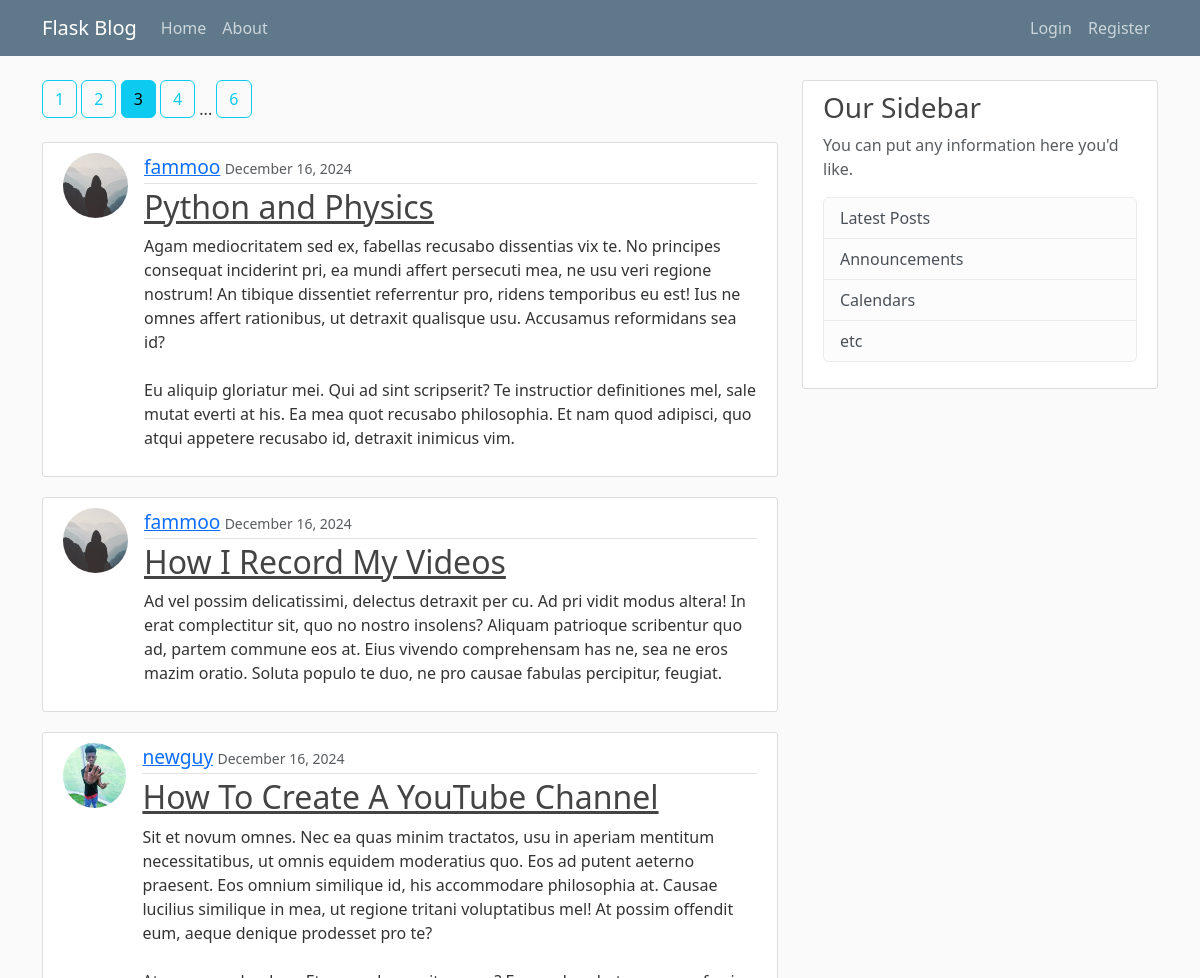
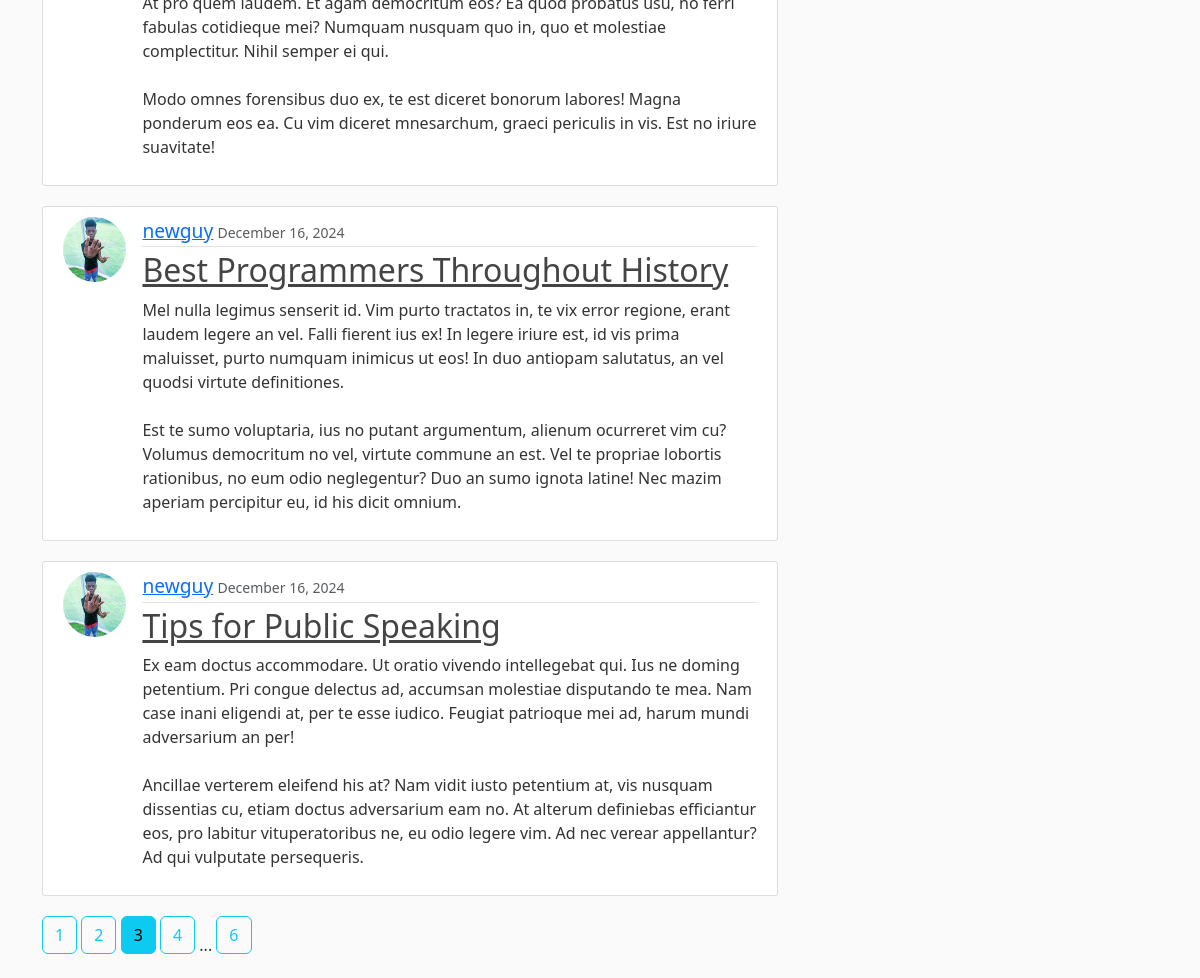
Screenshot of /home?page=3 with the database file from the repository (2 pictures, top to bottom).
### flaskblog/posts/models.py (models this page shows, shortened)
class Post(db.Model):
    __tablename__ = 'post'
    id = db.Column(db.Integer, primary_key=True)
    title = db.Column(db.String(100), nullable=False)
    date_posted = db.Column(db.DateTime, nullable=False, default=datetime.utcnow)
    content = db.Column(db.Text, nullable=False)
    user_id = db.Column(db.Integer, db.ForeignKey("user.id"), nullable=False)

### flaskblog/users/models.py (models this page shows, shortened)
class User(db.Model, UserMixin):
    __tablename__ = 'user'
    id = db.Column(db.Integer, primary_key=True)
    username = db.Column(db.String(20), unique=True, nullable=False)
    email = db.Column(db.String(120), unique=True, nullable=False)
    image_file = db.Column(db.String(20), nullable=False)
    password = db.Column(db.String(60), nullable=False)
    posts = db.relationship("Post", backref="author", lazy=True)

### flaskblog/main/routes.py (the view)
@main.route("/")
@main.route("/home")
def home():
    page = request.args.get("page", 1, type=int)
    posts = Post.query.order_by(Post.date_posted.desc()).paginate(page=page, per_page=5)
    return render_template("home.html", title="Home", posts=posts)

### flaskblog/templates/home.html
{% extends "layout.html" %}
{% set active_page = "Home" %}
{% block content %}
{% macro render_pagination() %}
	{% for page_num in posts.iter_pages(left_edge=1, right_edge=1, left_current=1, right_current=1) %}
		{% if page_num %}
			{% set page_btn_class = "btn mb-4 " + ("btn-info" if posts.page == page_num else "btn-outline-info") %}
			<a class="{{ page_btn_class }}" href="{{ url_for('main.home', page=page_num) }}">{{ page_num }}</a>
		{% else %}
			...
		{% endif %}
	{% endfor %}
{% endmacro %}
{{ render_pagination() }}
{% for post in posts.items %}
<article class="d-flex content-section">
	<img class="rounded-circle article-img" src="{{url_for('static', filename='profile_pics/' + post.author.image_file) }}" alt="">
	<div class="media-body">
		<div class="article-metadata">
			<a style="font-size: larger;" class="mr-2" href="{{ url_for('users.user_posts', username=post.author.username) }}">{{ post.author.username }}</a>
			<small class="text-muted">{{ post.date_posted.strftime('%B %d, %Y') }}</small>
		</div>
		<h2><a class="article-title" href="{{ url_for('posts.post', post_id=post.id) }}">{{ post.title }}</a></h2>
		<p class="article-content">{{ post.content }}</p>
	</div>
</article>
{% endfor %}
{{ render_pagination() }}
{% endblock content %}

### flaskblog/static/main.css (style rules this page uses)
body { background: #fafafa; color: #333333; margin-top: 5rem; }
h1, h2, h3, h4, h5, h6 { color: #444444; }
.content-section { background: #ffffff; padding: 10px 20px; border: 1px solid #dddddd; border-radius: 3px; margin-bottom: 20px; }
.article-title { color: #444444; }
.article-content { white-space: pre-line; }
.article-img { height: 65px; width: 65px; margin-right: 16px; }
.article-metadata { padding-bottom: 1px; margin-bottom: 4px; border-bottom: 1px solid #e3e3e3 }

### rows the page displays
Post: image_file (placeholder picture), author.username "fammoo", date_posted "December 16, 2024", title "Python and Physics", content "Agam mediocritatem sed ex, fabellas recusabo dissentias vix te. No principes consequat inciderint pri, ea mundi affert persecuti mea, ne usu veri regione nostrum! An tibique dissentiet referrentur pro, ridens temporibus eu est! Ius ne omnes affert rationibus, ut detraxit qualisque usu. Accusamus reformidans sea id? Eu aliquip gloriatur mei. Qui ad sint scripserit? Te instructior definitiones mel, sale mutat everti at his. Ea mea quot recusabo philosophia. Et nam quod adipisci, quo atqui appetere recusabo id, detraxit inimicus vim."
Post: image_file (placeholder picture), author.username "fammoo", date_posted "December 16, 2024", title "How I Record My Videos", content "Ad vel possim delicatissimi, delectus detraxit per cu. Ad pri vidit modus altera! In erat complectitur sit, quo no nostro insolens? Aliquam patrioque scribentur quo ad, partem commune eos at. Eius vivendo comprehensam has ne, sea ne eros mazim oratio. Soluta populo te duo, ne pro causae fabulas percipitur, feugiat."
Post: image_file (picture), author.username "newguy", date_posted "December 16, 2024", title "How To Create A YouTube Channel", content "Sit et novum omnes. Nec ea quas minim tractatos, usu in aperiam mentitum necessitatibus, ut omnis equidem moderatius quo. Eos ad putent aeterno praesent. Eos omnium similique id, his accommodare philosophia at. Causae lucilius similique in mea, ut regione tritani voluptatibus mel! At possim offendit eum, aeque denique prodesset pro te? At pro quem laudem. Et agam democritum eos? Ea quod probatus usu, no ferri fabulas cotidieque mei? Numquam nusquam quo in, quo et molestiae complectitur. Nihil semper ei qui. Modo omnes forensibus duo ex, te est diceret bonorum labores! Magna ponderum eos ea. Cu vim diceret mnesarchum, graeci periculis in vis. Est no iriure suavitate!"
Post: image_file (picture), author.username "newguy", date_posted "December 16, 2024", title "Best Programmers Throughout History", content "Mel nulla legimus senserit id. Vim purto tractatos in, te vix error regione, erant laudem legere an vel. Falli fierent ius ex! In legere iriure est, id vis prima maluisset, purto numquam inimicus ut eos! In duo antiopam salutatus, an vel quodsi virtute definitiones. Est te sumo voluptaria, ius no putant argumentum, alienum ocurreret vim cu? Volumus democritum no vel, virtute commune an est. Vel te propriae lobortis rationibus, no eum odio neglegentur? Duo an sumo ignota latine! Nec mazim aperiam percipitur eu, id his dicit omnium."
Post: image_file (picture), author.username "newguy", date_posted "December 16, 2024", title "Tips for Public Speaking", content "Ex eam doctus accommodare. Ut oratio vivendo intellegebat qui. Ius ne doming petentium. Pri congue delectus ad, accumsan molestiae disputando te mea. Nam case inani eligendi at, per te esse iudico. Feugiat patrioque mei ad, harum mundi adversarium an per! Ancillae verterem eleifend his at? Nam vidit iusto petentium at, vis nusquam dissentias cu, etiam doctus adversarium eam no. At alterum definiebas efficiantur eos, pro labitur vituperatoribus ne, eu odio legere vim. Ad nec verear appellantur? Ad qui vulputate persequeris."

### other values shown
{{ page.title }} "Home" "About"
{{ page.title }} "Login" "Register"
{{ page_num }} "1" "2" "3" "4" "6" "1" "2" "3" "4" "6"
